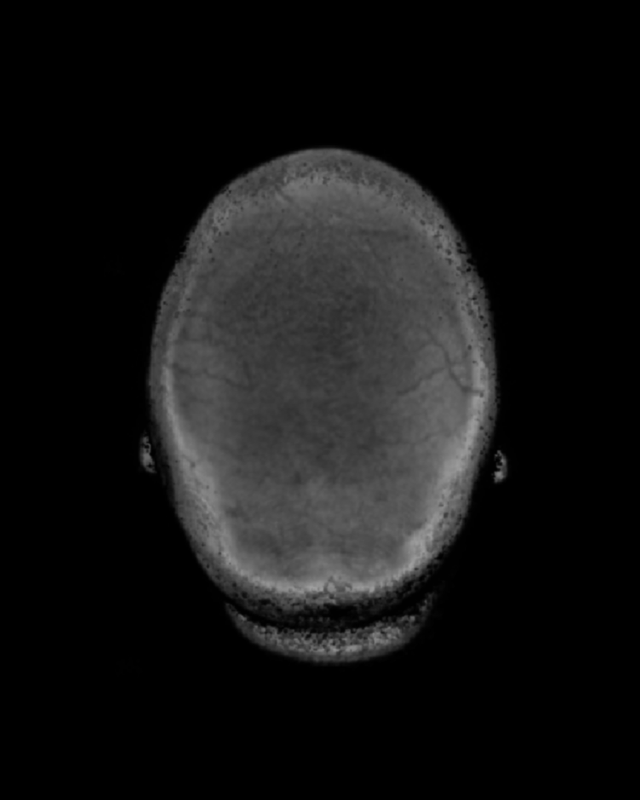
//> input picture originais/Corte001.png, 640 x 800 px
$ ./border   (built with g++ and OpenCV 4)
//> lines starting //> are read from the running program, lines starting //| are printed output that depends on the picture; after the words box and inside, x2 and y2 are one past the last pixel; in counts of white or black regions, pixels touching at a corner belong together
#include <stdlib.h>

#include <opencv2/videoio.hpp>
#include <opencv2/imgproc.hpp>
#include <opencv2/core/types_c.h>

#include <opencv2/highgui.hpp>
#include <opencv2/core.hpp>
#include <opencv/cv.hpp>
#include <stdlib.h>
#include <stdio.h>

using namespace std;
using namespace cv;

int sizes[41];


RNG rng(12345);

Mat removeBackground(Mat Base, Mat Layer);

/** @function main */
int main ( int argc, char** argv ){
	// Carregar imagem de base para subtrair nas seguintes:
	Mat BaseColor = imread( "originais/Corte001.png" );
//> BaseColor is the input picture: 800 rows x 640 cols, CV_8UC3; min 0, max 159, mean 20.5
	Mat Base;
	cvtColor(BaseColor, Base, COLOR_BGR2GRAY);

	int width = Base.cols;
//> width = 640
	int height = Base.rows;
//> height = 800


	printf("float vec[][200][3] = {");
	// Para cada camada:
	for (int i = 3; i <= 40; i++){
		// Obter o nome do arquivo da imagem:
		char filename[32];
		sprintf(filename,"originais/Corte%03d.png",i);
		// Carregar a imagem da camada:
		Mat Layer = imread(filename);
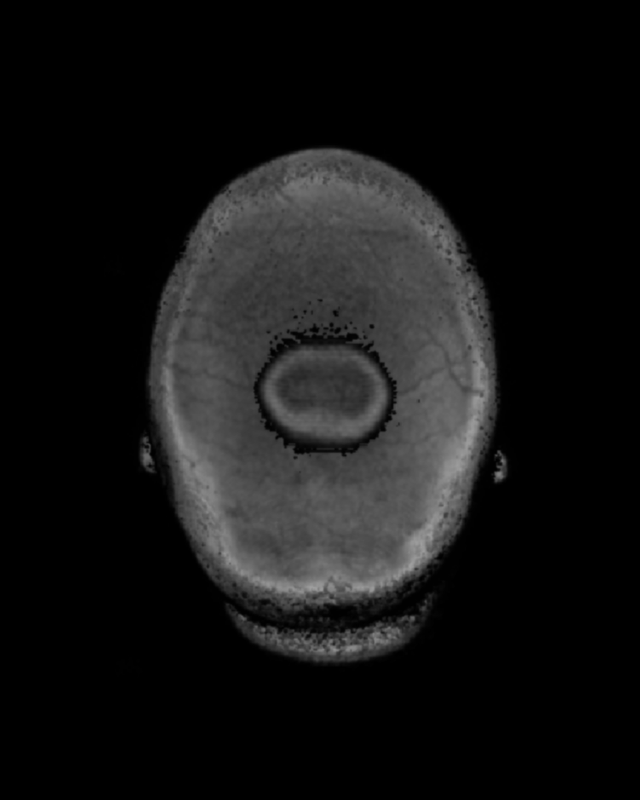
//> input picture originais/Corte003.png, 640 x 800 px
//> Layer is the input picture: 800 rows x 640 cols, CV_8UC3; min 0, max 159, mean 20.2
		cvtColor(Layer, Layer, COLOR_BGR2GRAY);
//> Layer: 800 rows x 640 cols, CV_8UC1

		Layer = removeBackground(Base, Layer);
//> in removeBackground, `threshold(diff, diff, 1, 255, THRESH_BINARY);`:
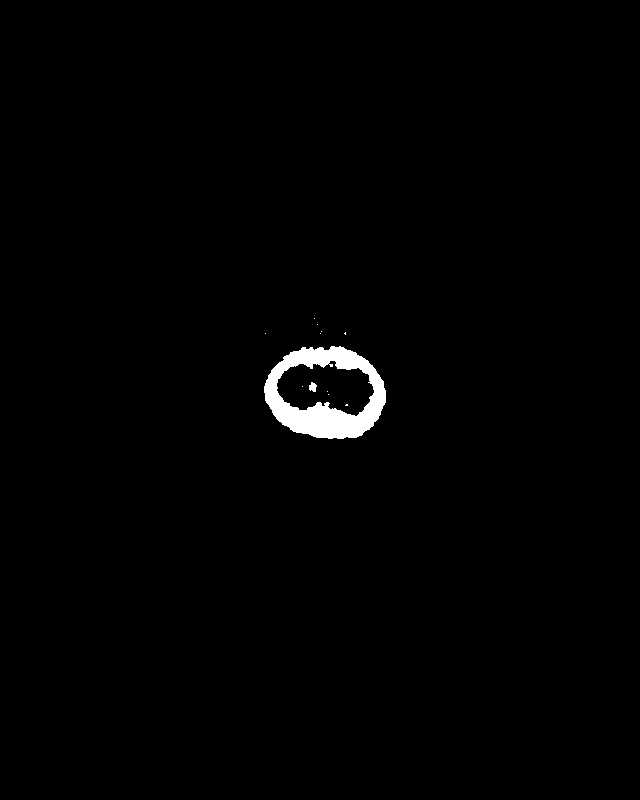
//> diff: 800 rows x 640 cols, CV_8UC1; 1% white; 12 white regions (10 under 20 px), largest, box (x1, y1, x2, y2) and area: (264, 346, 386, 439) 5225, (309, 382, 317, 392) 56


		// Remover Ruído:
		Mat NoiseMask;
		// Blur e threshold para tirar os pontos bem isolados mesmo:
		blur(Layer, NoiseMask, Size(8,8));
		threshold(NoiseMask, NoiseMask, 60, 0, THRESH_TOZERO);
		// Dilatação para juntar objetos próximos:
		Mat se1 = getStructuringElement(MORPH_ELLIPSE, Size (5, 5));
		dilate( NoiseMask, NoiseMask, se1 );
		erode( NoiseMask, NoiseMask, se1 );

		// Erosão para tirar ilhas e ruido:
		Mat se2 = getStructuringElement(MORPH_ELLIPSE, Size(5, 5));
		erode( NoiseMask, NoiseMask, se2 );
		// Crescer de volta ao tamanho natural:
		dilate( NoiseMask, NoiseMask, se2 );
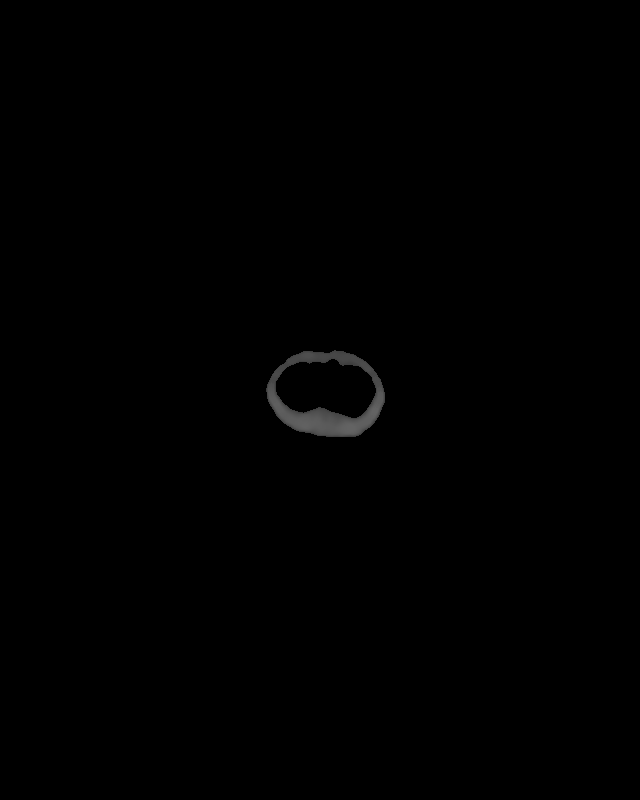
//> NoiseMask: 800 rows x 640 cols, CV_8UC1; min 0, max 99, mean 0.6


		// Mascarar a imagem original com esta máscara:
		Layer.setTo(Scalar(0), NoiseMask <= 4);
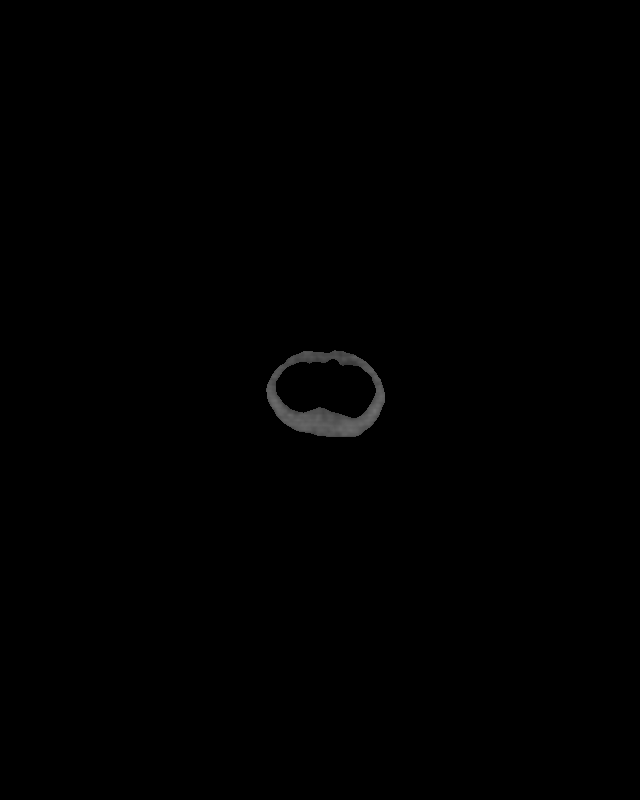
//> Layer: 800 rows x 640 cols, CV_8UC1; min 0, max 114, mean 0.6

		// // Conseguir uma figura com o mesmo contorno que a camada, mas 100% preenchida:
		Mat CountourMask;
		// Dilata bastante a imagem:
		Mat se3 = getStructuringElement(MORPH_ELLIPSE, Size(130, 130));
		dilate( Layer, CountourMask, se3 );
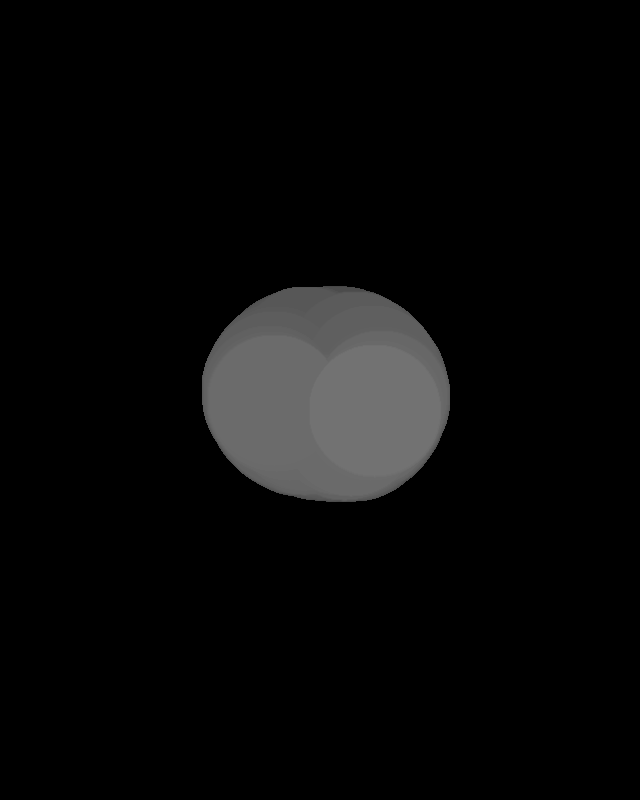
//> CountourMask: 800 rows x 640 cols, CV_8UC1; min 0, max 114, mean 8.8
		// Deixa tudo que importa da mesma cor, e o resto preto:
		threshold(CountourMask, CountourMask, 8, 255, THRESH_BINARY);
		// Coloca de volta pro tamanho certo:
		erode(CountourMask, CountourMask, se3);
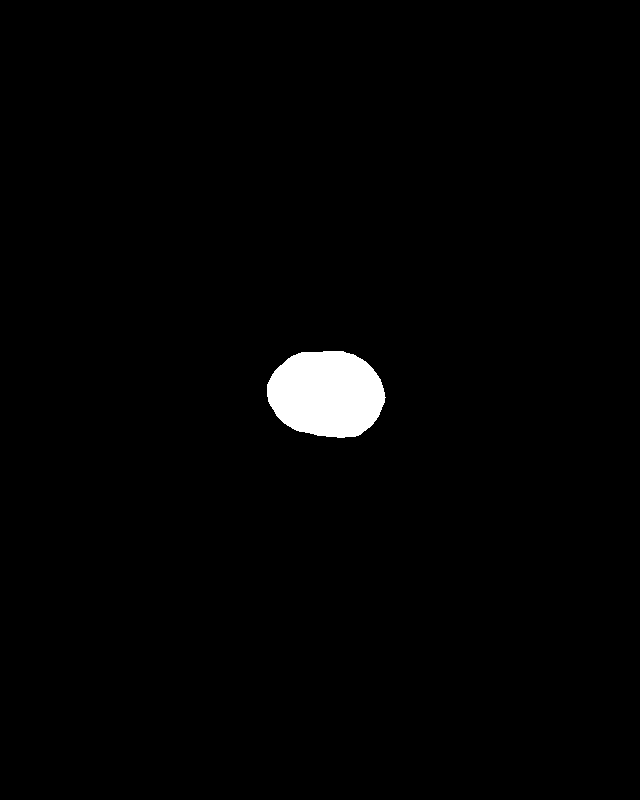
//> CountourMask: 800 rows x 640 cols, CV_8UC1; 1.6% white; 1 white region


		// Remover os órgãos:
		Layer.setTo(Scalar(0), CountourMask != 0);
//> Layer: 800 rows x 640 cols, CV_8UC1; 0.74% of pixels changed, all inside (x1, y1, x2, y2) = (267, 351, 385, 437)


		vector<vector<Point> > contours;
		vector<Vec4i> hierarchy;


		findContours( CountourMask, contours, hierarchy, CV_RETR_TREE, CV_CHAIN_APPROX_SIMPLE, Point(0, 0) );
//> contours = 1 contour; box (x1, y1, x2, y2) and area: (267, 351, 386, 438) 8022

		Mat drawing = Mat::zeros( Layer.size(), CV_8UC3 );
		for( int i = 0; i< contours.size(); i++ ){
			Scalar color = Scalar( rng.uniform(0, 255), rng.uniform(0,255), rng.uniform(0,255) );
			drawContours( drawing, contours, i, color, 2, 8, hierarchy, 0, Point() );
		}
//> this loop made 1 pass

		printf("{", i);
		for(int j= 0; j < contours.size(); j++)
		{
			sizes[i] = contours[0].size() / 4;
		    for(int k= 0; k < contours[j].size() / 4;k++) // run until k < contours[j].size();
		    {
		    	printf("{%2.4f,%2.4f,%2.4f},\n", (contours[j][k * 4].x - width/2)/50.0, (contours[j][k * 4].y - height/2)/50.0, i * 0.22);
				Scalar color2 = Scalar( rng.uniform(0, 255), rng.uniform(0,255), rng.uniform(0,255) );
				circle(drawing, contours[j][k * 4], 10, color2);
		    }
		}
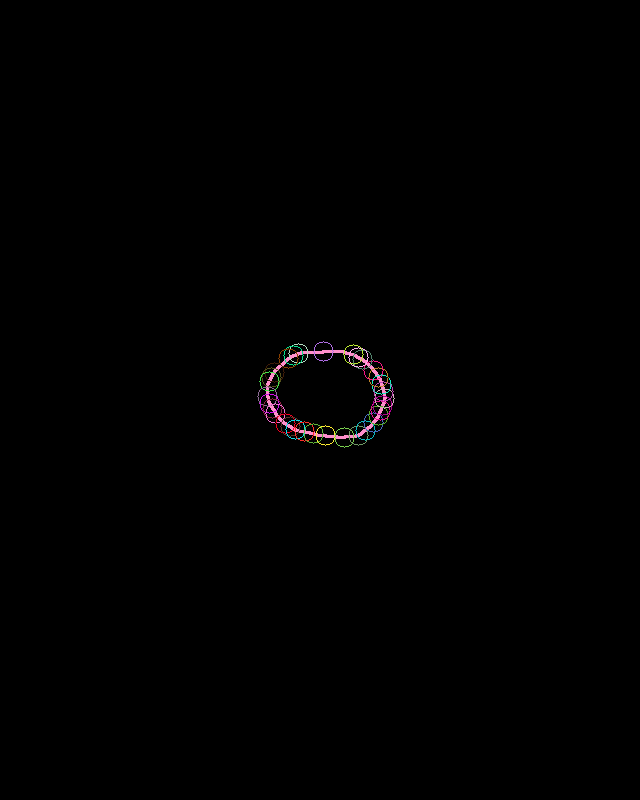
//> drawing: 800 rows x 640 cols, CV_8UC3; mean B, G, R 0.8, 0.7, 0.9
//> (the run ends here: the program stops with an error, at `cvtColor(Layer, Layer, COLOR_BGR2GRAY);`)
